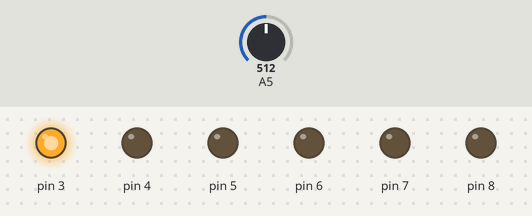
The sketch below on a simulated Arduino Uno, built with avr-gcc and run on an emulated ATmega328P. Shown: output pins drawn as LEDs (lit = HIGH). The test bench sets the inputs (shaded band); at power-on: A5 = 512.

Above: at 1.2 s.
1.3 s: A5 set to 466
2.8 s: A5 set to 437
At 4.0 s:
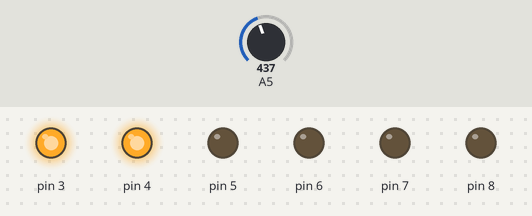
4.3 s: A5 set to 391
5.8 s: A5 set to 365
At 6.3 s:
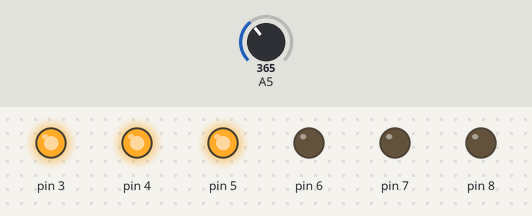
7.3 s: A5 set to 326
8.8 s: A5 set to 295
At 9.8 s:
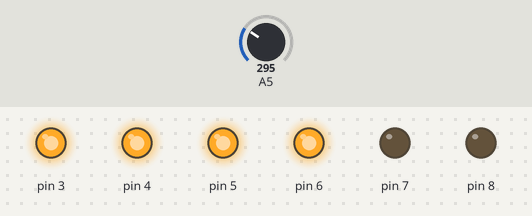
Timing chart, 0 to 11.3 s (numbered marks = the images above; inputs shaded):
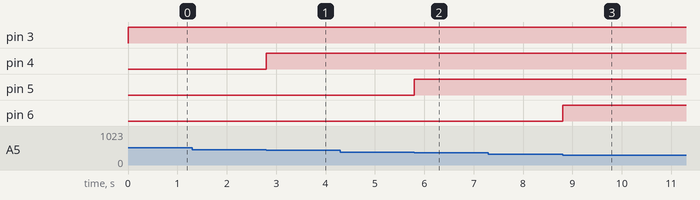

The sketch:

vumeter.ino
```cpp
int VU;
void setup()
{
  Serial.begin(9600); //set baud rate
  //set pins attached to LEDs as outputs
  pinMode(3,OUTPUT);
  pinMode(4,OUTPUT);
  pinMode(5,OUTPUT);
  pinMode(6,OUTPUT);
  pinMode(7,OUTPUT);
  pinMode(8,OUTPUT);
}
void loop()
{
  VU=analogRead(5); //set VU as value of pin A5 reading

  //glow the LEDs depending on the ammount of sound detected by the electret
  if (VU>455&&VU<555)
  {//glow first LED
    Clear(4);
    Glow(4);
  }
  else if (VU>378&&VU<624)
  {//glow 2nd LED
    Clear(5);
    Glow(5);
  }
  else if (VU>311&&VU<693)
  {//glow 3rd LED
    Clear(6);
    Glow(6);
  }
  else if (VU>244&&VU<762)
  {//glow 4th LED
    Clear(7);
    Glow(7);
  }
  else if (VU>177&&VU<831)
  {//glow 5th LED
    Clear(8);
    Glow(8);
  }
  else if (VU<177||VU>831)
  {//glow 6th LED
    Clear(9);
    Glow(9);
  }

}

void Glow(int initial)//function to glow LEDs
{
  for(int i=3;i<initial;i++)digitalWrite(i,HIGH);
}

void Clear(int initial)//function to clear LEDs
{
  for(int i=initial;i<9;i++)digitalWrite(i,LOW);
}
```

Measured:
- the behaviour switches between 456 and 455 on A5 (found by bisection; images 0 and 1)
- the behaviour switches between 379 and 378 on A5 (found by bisection; images 1 and 2)
- the behaviour switches between 312 and 311 on A5 (found by bisection; images 2 and 3)
- after the input at 1.3 s, every drawn part: stays the same
- after the input at 2.8 s, pin 4: LOW → HIGH at once
- after the input at 4.3 s, every drawn part: stays the same
- after the input at 5.8 s, pin 5: LOW → HIGH at once
- after the input at 7.3 s, every drawn part: stays the same
- after the input at 8.8 s, pin 6: LOW → HIGH at once
